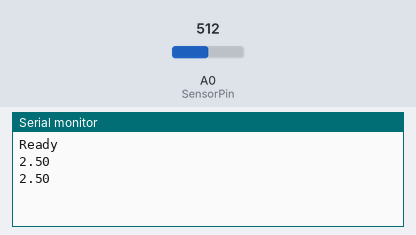
The sketch below on a simulated Arduino Uno, built with avr-gcc and run on an emulated ATmega328P. Shown: the last lines printed to the serial monitor. The inputs (shaded band) are chosen by the test bench; at power-on: A0 (SensorPin) = 512.

Above: at 1.2 s.
1.3 s: A0 (SensorPin) set to 716
At 2.5 s:
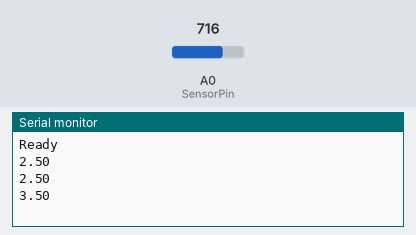
2.8 s: A0 (SensorPin) set to 900
At 3.2 s:
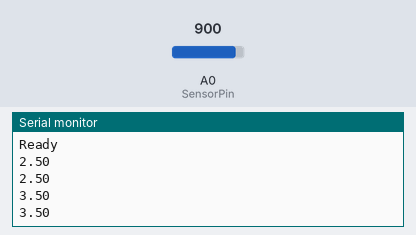
Timing chart, 0 to 5.8 s (numbered marks = the images above; inputs shaded):
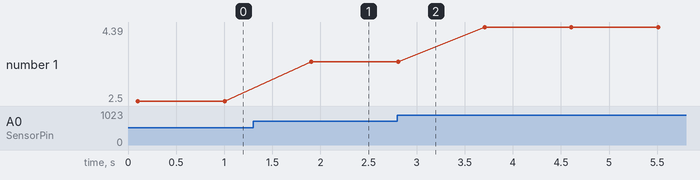

The sketch:

phMeterSample.ino
```cpp
/*
# This sample codes is for testing the pH meter V1.0.
 # Editor : YouYou
 # Date   : 2013.10.12
 # Ver    : 0.1
 # Product: pH meter
 # SKU    : SEN0161
*/

#define SensorPin 0          //pH meter Analog output to Arduino Analog Input 0
unsigned long int avgValue;  //Store the average value of the sensor feedback
float b;
int buf[10],temp;

void setup()
{
  //pinMode(13,OUTPUT);
  Serial.begin(9600);
  Serial.println("Ready");    //Test the serial monitor
}
void loop()
{
  for(int i=0;i<10;i++)       //Get 10 sample value from the sensor for smooth the value
  {
    buf[i]=analogRead(SensorPin);
    delay(10);
  }
  for(int i=0;i<9;i++)        //sort the analog from small to large
  {
    for(int j=i+1;j<10;j++)
    {
      if(buf[i]>buf[j])
      {
        temp=buf[i];
        buf[i]=buf[j];
        buf[j]=temp;
      }
    }
  }
  avgValue=0;
  for(int i=2;i<8;i++)                      //take the average value of 6 center sample
    avgValue+=buf[i];
  float mV=(float)avgValue*5.0/1024/6; //convert the analog into millivolt
  float phValue_final=12.99*mV-18.06;  //convert the millivolt into pH value

  // Serial.print("avgValue: ");
  // Serial.println(avgValue);
  // Serial.print("mV: ");
  Serial.println(mV);
  // Serial.print("    pH: ");
  // Serial.print(phValue_final,1);
  // Serial.println(" ");
  //digitalWrite(13, HIGH);
  delay(800);
  //digitalWrite(13, LOW);

}
```

Measured:
- after the input at 1.3 s, the serial monitor: prints a new line after 0.60 s (image 1)
- plotted number 1: 2.5 → 3.5 after the input at 1.3 s, 3.5 → 4.39 after the input at 2.8 s
